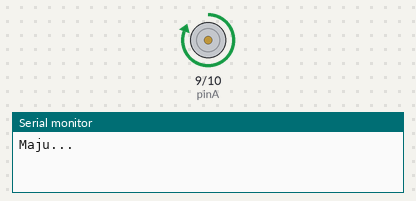
A sketch run on a simulated Arduino Uno, built with avr-gcc and run on an emulated ATmega328P. On the bench: motor-driver pin pairs drawn as motors (green arrow = first pin HIGH = forward, orange = second pin HIGH = backward, longer = more drive), the last lines printed to the serial monitor.

Above: at 2.5 s.
At 7.5 s:
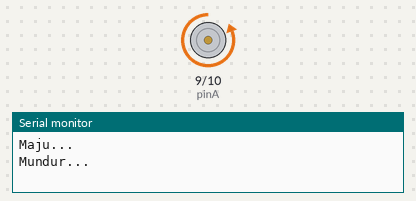
Timing chart, 0 to 13.0 s (numbered marks = the images above):
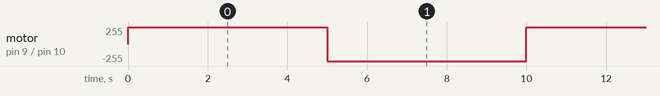

The sketch:

H-Bridge.ino
```cpp
const int pinA = 9;
const int pinB = 10;
void setup()
{
  Serial.begin(9600);
  pinMode(pinA, OUTPUT);
  pinMode(pinB, OUTPUT);
}

void loop()
{
  digitalWrite(pinA, HIGH);
  digitalWrite(pinB, LOW);
  Serial.println("Maju...");
  delay(5000);
  digitalWrite(pinA, LOW);
  digitalWrite(pinB, HIGH);
  Serial.println("Mundur...");
  delay(5000);
}
```

Measured:
- by itself, motor on pin 9 (pinA) / pin 10 (pinB): alternates forward 255/255 for 5.0 s and backward 255/255 for 5.0 s
